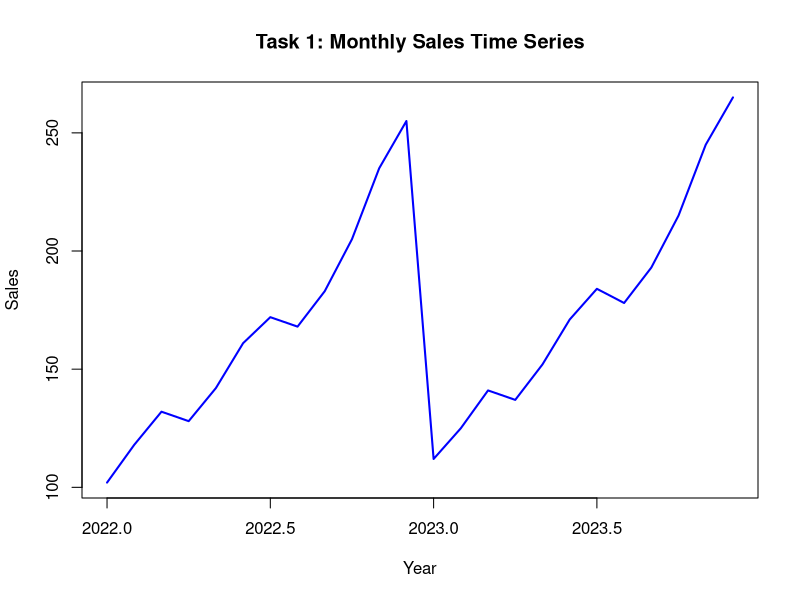
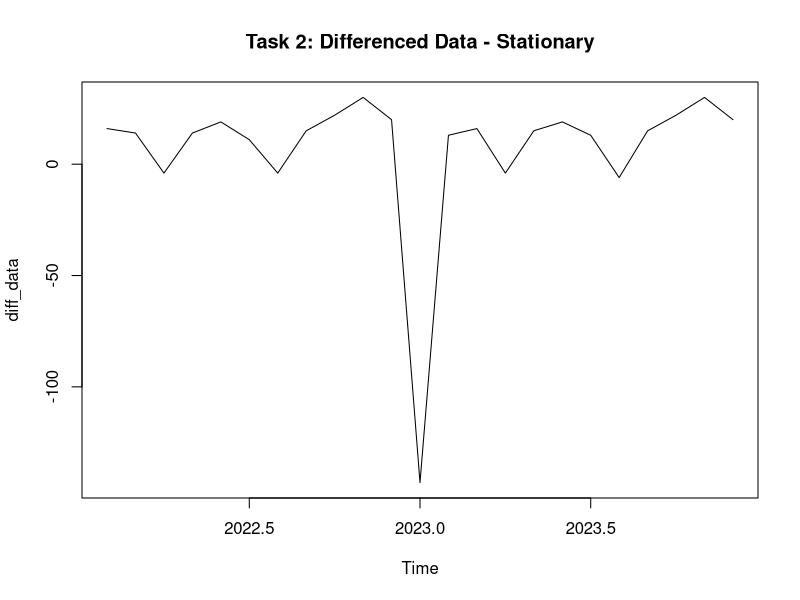
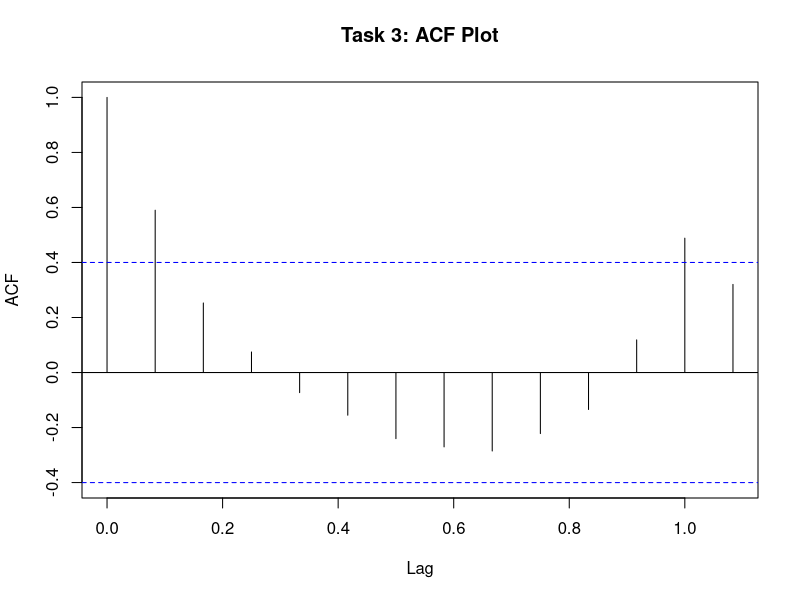
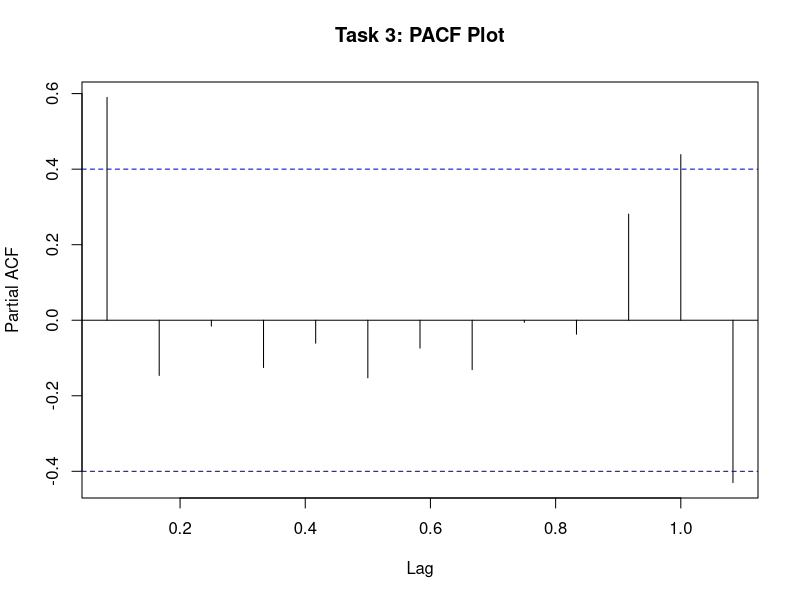
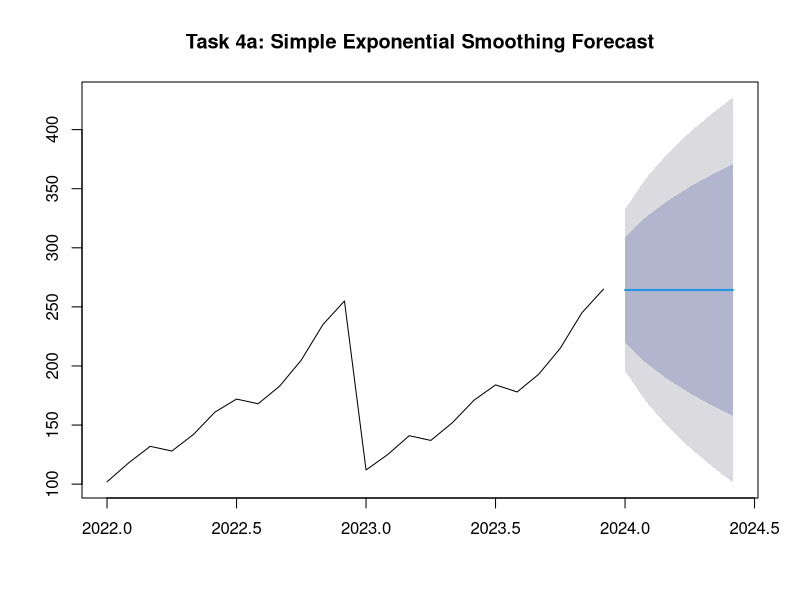
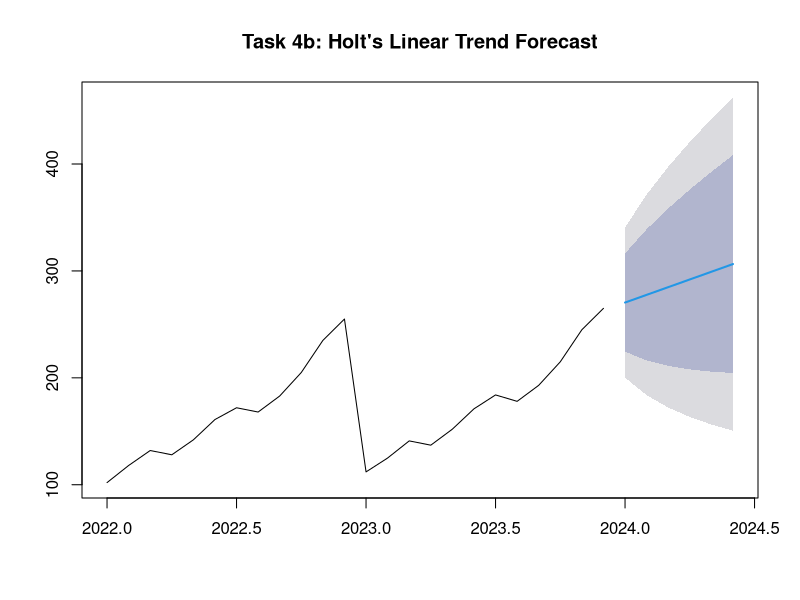
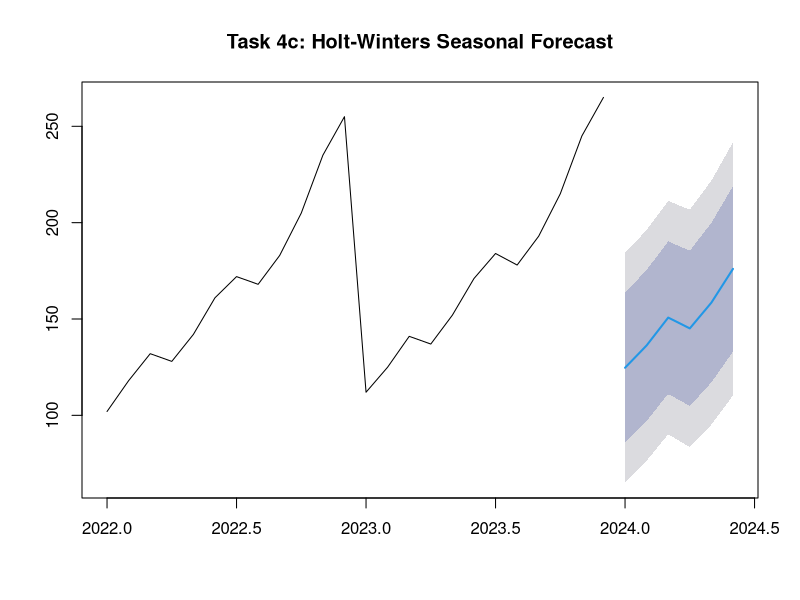
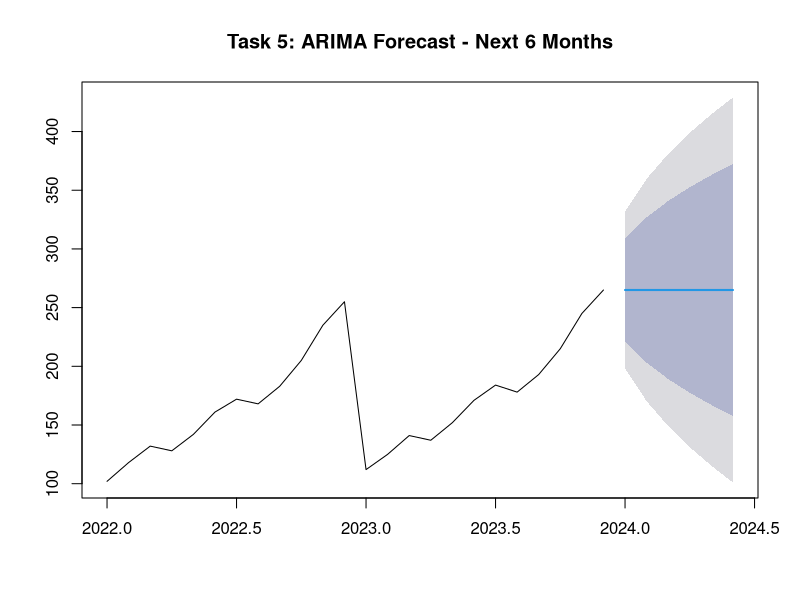

These figures' R source, in order:
# ===== FORECASTING TECHNIQUES USING R =====
library(forecast)
library(tseries)
library(ggplot2)

# ===== TASK 1: DATA LOAD & PLOT =====
data <- read.csv("sales_data.csv")
ts_data <- ts(data$Sales, start=c(2022,1), frequency=12) # 12 = Monthly

plot(ts_data, main="Task 1: Monthly Sales Time Series", ylab="Sales", xlab="Year", col="blue", lwd=2)
# INTERPRETATION: Sales me har saal badhotri aur Dec me peak dikh raha

# ===== TASK 2: STATIONARITY CHECK =====
adf.test(ts_data)
diff_data <- diff(ts_data, differences=1)
plot(diff_data, main="Task 2: Differenced Data - Stationary")

# ===== TASK 3: ACF & PACF PLOT =====
acf(ts_data, main="Task 3: ACF Plot")
pacf(ts_data, main="Task 3: PACF Plot")

# ===== TASK 4: SMOOTHING TECHNIQUES =====
ses_model <- ses(ts_data, h=6)
plot(ses_model, main="Task 4a: Simple Exponential Smoothing Forecast")

holt_model <- holt(ts_data, h=6)
plot(holt_model, main="Task 4b: Holt's Linear Trend Forecast")

hw_model <- hw(ts_data, seasonal="additive", h=6)
plot(hw_model, main="Task 4c: Holt-Winters Seasonal Forecast")

# ===== TASK 5: ARIMA MODEL =====
auto_arima <- auto.arima(ts_data)
summary(auto_arima)
arima_forecast <- forecast(auto_arima, h=6)
plot(arima_forecast, main="Task 5: ARIMA Forecast - Next 6 Months")

# ===== TASK 6: MODEL ACCURACY =====
cat("SES Accuracy:\n"); accuracy(ses_model)
cat("Holt Accuracy:\n"); accuracy(holt_model)
cat("HW Accuracy:\n"); accuracy(hw_model)
cat("ARIMA Accuracy:\n"); accuracy(arima_forecast)
# Jiska MAPE sabse kam ho wo best model

# ===== TASK 7: BUSINESS CONCLUSION =====
print("===== BUSINESS INTERPRETATION =====")
print(paste("Next 6 months ka forecast:", round(arima_forecast$mean[6],2)))
print("1. Sales me har mahine ~5 unit ka growth trend hai")
print("2. Dec me har saal peak aata hai - seasonality hai")
print("3. Business Decision: Oct-Dec ke liye inventory aur staff badhao")
